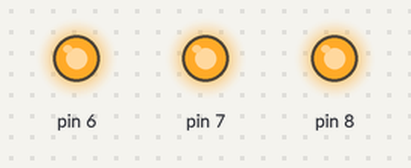
Bench run of a sketch on a simulated Arduino Uno, built with avr-gcc and run on an emulated ATmega328P. Shown: output pins drawn as LEDs (lit = HIGH).

Above: at 0.07 s.
At 2.62 s:
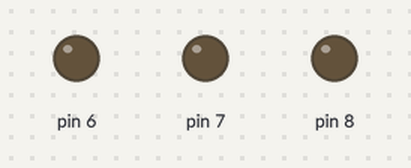
Timing chart, 0 to 3.0 s (numbered marks = the images above):
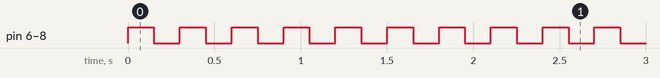

Measured:
- by itself, pin 6–8: alternates HIGH for 0.15 s and LOW for 0.15 s

The sketch:

_2TaskPriorities.ino
```cpp
#include <Arduino_FreeRTOS.h>

#define RED     6
#define YELLOW  7
#define GREEN   8

typedef int TaskProfiler;

TaskProfiler redLEDProfiler;
TaskProfiler yellowLEDProfiler;
TaskProfiler greenLEDProfiler;

const uint8_t *redLed    = (uint8_t *)RED;
const uint8_t *yellowLed = (uint8_t *)YELLOW;
const uint8_t *greenLed  = (uint8_t *)GREEN;


void setup(){
  xTaskCreate(LEDControllerTask,
              "RED LED Task",
              100,
              (void *)redLed,
              2,
              NULL
              );
  xTaskCreate(LEDControllerTask,
              "YELLOW LED Task",
              100,
              (void *)yellowLed,
              2,
              NULL
              );
  xTaskCreate(LEDControllerTask,
              "GREEN LED Task",
              100,
              (void *)greenLed,
              2,
              NULL
              );
}

void LEDControllerTask(void *pvParameter){

  pinMode((uint8_t)pvParameter, OUTPUT);
  while(1){
    digitalWrite((uint8_t)pvParameter,digitalRead((uint8_t)pvParameter)^1);
    delay(150);
  }
}

void loop(){

}
```
